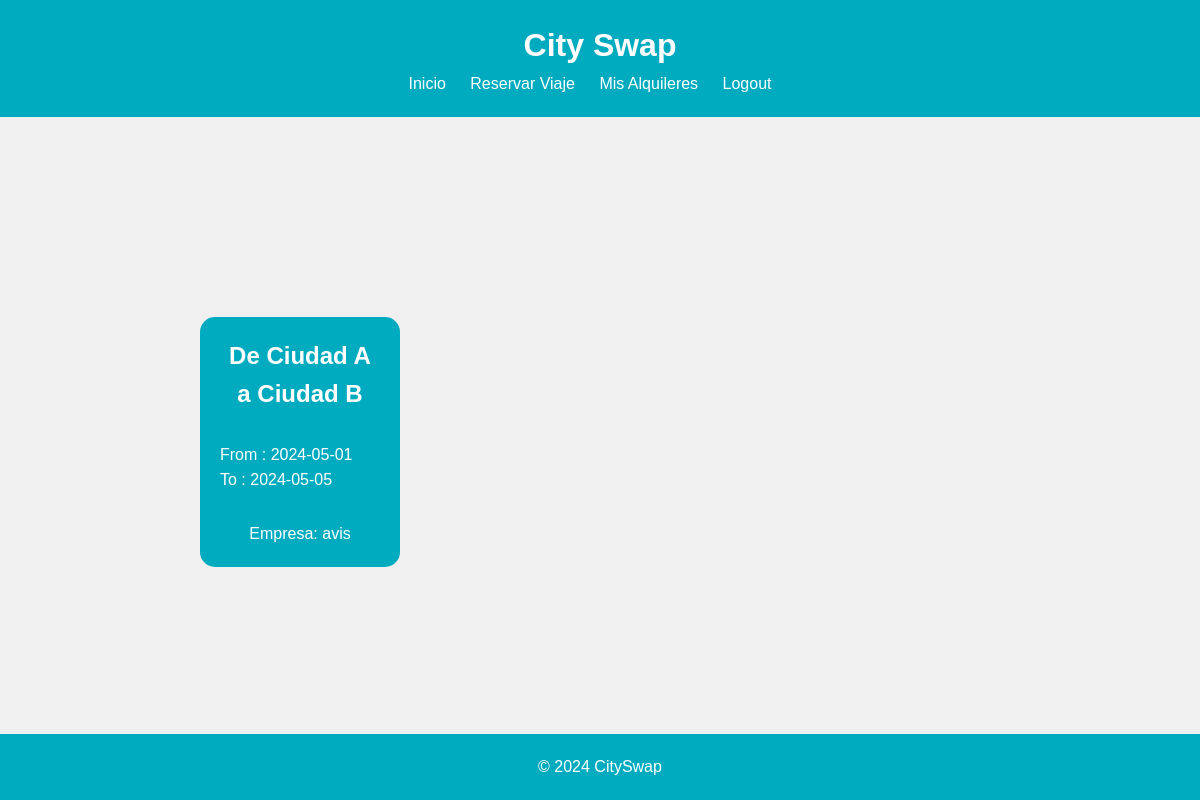
The page /misAlquileres.php (signed in) on the database as committed earlier.
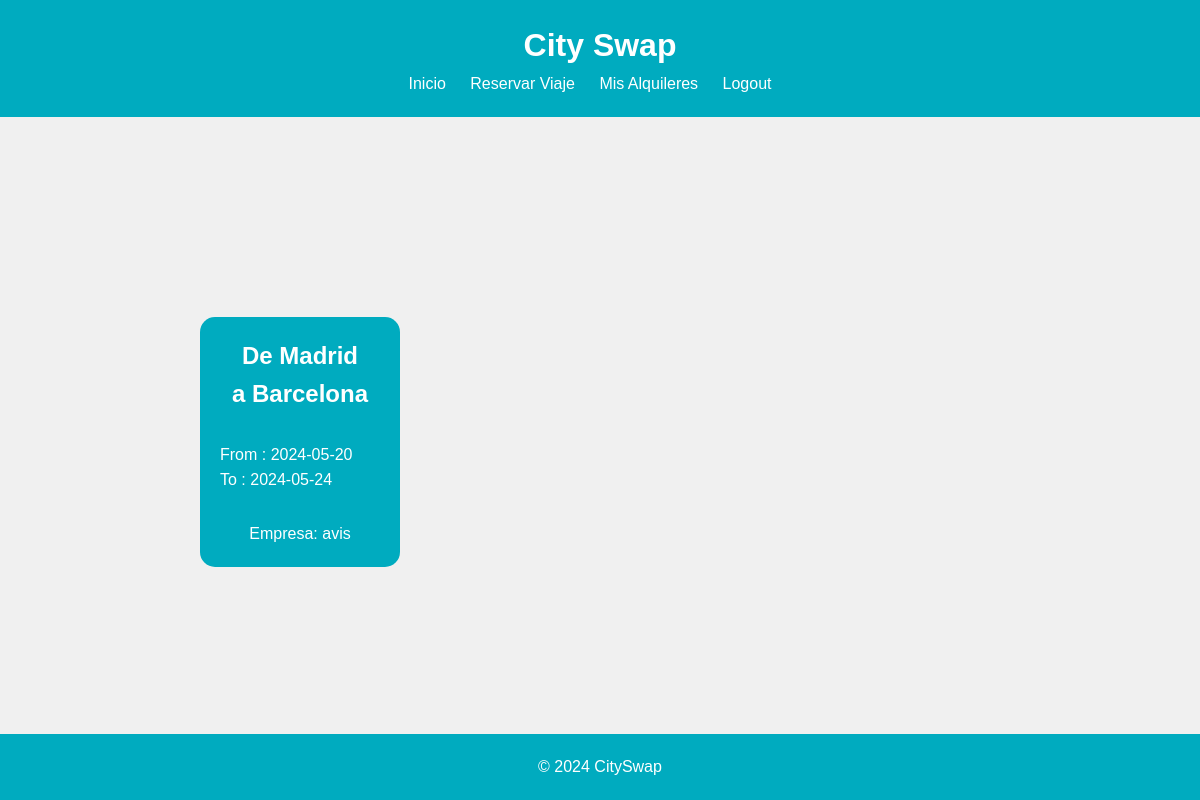
The same page on the database as committed later.
### tables this page shows
CREATE TABLE IF NOT EXISTS Viaje (
    id_viaje INT AUTO_INCREMENT PRIMARY KEY,
    id_empresa INT,
    ciudad_origen VARCHAR(100),
    ciudad_destino VARCHAR(100),
    fecha_inicio DATE NOT NULL,
    fecha_final DATE NOT NULL,
    precio INT,
    free INT,
    FOREIGN KEY (id_empresa) REFERENCES Empresa(id_empresa)
);

create table if not exists Empresa (
    id_empresa INT AUTO_INCREMENT PRIMARY KEY,
    nombre_empresa varchar(100),
    email varchar(100),
    contrasena varchar(255)
);

### includes/Usuario.php (called while the page is built, shortened)
<?php
class Usuario {
    public static function buscaUsuario($nombre_usuario) {
        $conn = Aplicacion::getInstance()->getConexionBd();
        $result = false;
        $query = sprintf("SELECT * FROM USUARIO WHERE nombre_usuario='%s'", $conn->real_escape_string($nombre_usuario));
        $rs = $conn->query($query);
        if ($rs && $rs->num_rows > 0) {
            $fila = $rs->fetch_assoc();
            $result = new Usuario($fila['nombre_usuario'], $fila['apellido'], $fila['email'], $fila['contrasena'], $fila['id_usuario']);
        } else {
            error_log("Error BD ({$conn->errno}): {$conn->error}");
        }
        return $result;
    }
}
?>

### includes/Alquiler.php (called while the page is built, shortened)
<?php
class Alquiler {
    static public function misAlquileres($id_usuario) {
        $conn = Aplicacion::getInstance()->getConexionBd();
        $query = sprintf("SELECT a.id_viaje FROM ALquiler a WHERE a.id_usuario = %d", $id_usuario);
        $tmp = $conn->query($query);
        $result = false;
        if ($tmp) {
            $result = [];
            while ($row1 = $tmp->fetch_assoc()) {
                $queryViaje = sprintf("SELECT * FROM VIAJE WHERE id_viaje = %d", $row1['id_viaje']);
                $res = $conn->query($queryViaje);
                $row = $res->fetch_assoc();
                $viaje = new Viaje(
                    $row['id_empresa'],
                    $row['ciudad_origen'],
                    $row['ciudad_destino'],
                    $row['fecha_inicio'],
                    $row['fecha_final'],
                    $row['free']);
                $viaje->setId($row['id_viaje']);
                $result[] = $viaje;
            }
        } else {
            error_log("Error BD ({$conn->errno}): {$conn->error}");
            return false;
        }
        return $result;
    }
}
?>

### includes/config.php (called while the page is built, shortened)
<?php
 spl_autoload_register(function ($class_name) {
    $prefix = 'es\\ucm\\fdi\\aw\\';
    $base_dir = __DIR__.'/';
    $len = strlen($prefix);
    $relative_class = substr($class_name, $len);
    $file = $base_dir . str_replace('\\', '/', $relative_class) . '.php';
});

### includes/Empresa.php (called while the page is built, shortened)
<?php
class Empresa {
    public static function getEmpresa($id){
        $conn = Aplicacion::getInstance()->getConexionBd();
        $query = sprintf("SELECT * FROM Empresa WHERE id_empresa = %d", $id);
        $res = $conn->query($query);
        return $res;
    }
}

### includes/Viaje.php (called while the page is built, shortened)
<?php
class Viaje {
    private $id_empresa;
    private $ciudad_origen;
    private $ciudad_destino;
    private $fecha_inicio;
    private $fecha_final;
    public function __construct($id_empresa, $ciudad_origen, $ciudad_destino, $fecha_inicio, $fecha_final, $free, $id = null) {
        $this->id_empresa = $id_empresa;
        $this->ciudad_origen = $ciudad_origen;
        $this->ciudad_destino = $ciudad_destino;
        $this->fecha_inicio = $fecha_inicio;
        $this->fecha_final = $fecha_final;
    }
    public function getId_empresa(){
        return $this->id_empresa;
    }
    public function getCiudad_origen(){
        return $this->ciudad_origen;
    }
    public function getCiudad_destino(){
        return $this->ciudad_destino;
    }
    public function getFecha_inicio(){
        return $this->fecha_inicio;
    }
    public function getFecha_final(){
        return $this->fecha_final;
    }
}

### misAlquileres.php (the view, shortened to what this page needs)
<?php
require_once __DIR__.'/includes/config.php';
function toBox($id, $ciudad_origen, $ciudad_destino, $fecha_inicio, $fecha_final) {
    $empr = es\ucm\fdi\aw\Empresa::getEmpresa($id);
    $emp = $empr->fetch_assoc();
    $empresa = $emp['nombre_empresa'];
    $contenido = "<div class='box-viaje'>";
    $contenido .= "<h2 class='trayecto'>De $ciudad_origen <br> a $ciudad_destino</h2>";
    $contenido .= "<div class='fecha'>From : $fecha_inicio <br> To : $fecha_final</div>";
    $contenido .= "<p class='empresa'>Empresa: $empresa</p>";
    $contenido .= "</div>";
    return $contenido;
}
$contenidoPrincipal = "<div id='contenedor-viajes'>";
$usuarioActual = es\ucm\fdi\aw\Usuario::buscaUsuario($_SESSION['nombre']);
$viajes = es\ucm\fdi\aw\Alquiler::misAlquileres($usuarioActual->getId());
if ($viajes) {
    foreach($viajes as $viaje) {
        $contenidoPrincipal .= toBox($viaje->getId_empresa(),
                                    $viaje->getCiudad_origen(),
                                    $viaje->getCiudad_destino(),
                                    $viaje->getFecha_inicio(),
                                    $viaje->getFecha_final());
    }
} else {
    $contenidoPrincipal .= '<p>No tienes viajes reservado en este momento.</p>';
}
$contenidoPrincipal .= '</div>';
require __DIR__.'/includes/vistas/plantilla.php';
?>

### includes/vistas/plantilla.php (shortened to what this page needs)
<!DOCTYPE html>
<html lang='es'>
<head>
	<link rel="stylesheet" href="./styles.css">
</head>
<body>
    <?php
        require "includes/vistas/topbar.php";
    ?>
    <div id="contenedor">
        <main>
            <article>
                <?= $contenidoPrincipal ?>
            </article>
        </main>
    </div>
    <?php
        require "includes/vistas/footer.php";
    ?>
</body>
</html>

### includes/vistas/topbar.php (shortened to what this page needs)
<header>
    <?php
    $nombreUsuario = isset($_SESSION['nombre']) ? $_SESSION['nombre'] : null;
    if ($nombreUsuario && isset($_SESSION['empresa'])): ?>
        <div class="topbar-logged-in">
            <h1>City Swap</h1>
            <nav>
                <ul>
                    <li><a href="index.php">Inicio</a></li>
                    <li><a href="anadirViaje.php">Anadir Viaje</a></li>
                    <li><a href="logout.php">Logout</a></li>
                </ul>
            </nav>
            <div class="usuario-info">
                <span>Bienvenido <?php echo htmlspecialchars($nombreUsuario); ?></span>
            </div>
        </div>
    <?php elseif ($nombreUsuario && ! isset($_SESSION['empresa'])): ?>
        <div class="topbar-logged-in">
            <h1>City Swap</h1>
            <nav>
                <ul>
                    <li><a href="index.php">Inicio</a></li>
                    <li><a href="viajes.php">Reservar Viaje</a></li>
                    <li><a href="misAlquileres.php">Mis Alquileres</a></li>
                    <li><a href="logout.php">Logout</a></li>
                </ul>
            </nav>
        </div>
    <?php endif; ?>
</header>

### includes/vistas/footer.php
<footer>
    <p>&copy; 2024 CitySwap</p>
</footer>

### styles.css (style rules this page uses)
* { margin: 0; padding: 0; box-sizing: border-box; }
body { font-family: Arial, sans-serif; line-height: 1.6; background-color: #f0f0f0; }
header { background-color: #00abbf; color: #fff; padding: 20px; text-align: center; }
nav ul { list-style: none; }
nav ul li { display: inline; margin-right: 20px; }
nav ul li a { color: #fff; text-decoration: none; }
footer { background-color: #00abbf; color: #fff; text-align: center; padding: 20px; position: fixed; bottom: 0; width: 100%; }
#contenedor-viajes { display: flex; flex-direction: row; flex-wrap: nowrap; justify-content: space-between; align-items: center; overflow-x: auto; margin: 15% 15% 0% 15%; }
.box-viaje { background-color: #00abbf; color: white; width: 200px; height: 250px; padding: 20px; margin: 20px; border-radius: 15px; flex: 0 0 auto; text-align: center; display: flex; flex-direction: column; justify-content: space-between; }
.trayecto { font-size: 1.5rem; }
.fecha { text-align: left; }
.empresa { font-size: 1rem; text-align: center; }

Rows that differ between the two databases and show on the page:
changed viaje "avis": ciudad_origen "Ciudad A" → "Madrid"; ciudad_destino "Ciudad B" → "Barcelona"; fecha_inicio "2024-05-01" → "2024-05-20"; fecha_final "2024-05-05" → "2024-05-24"
